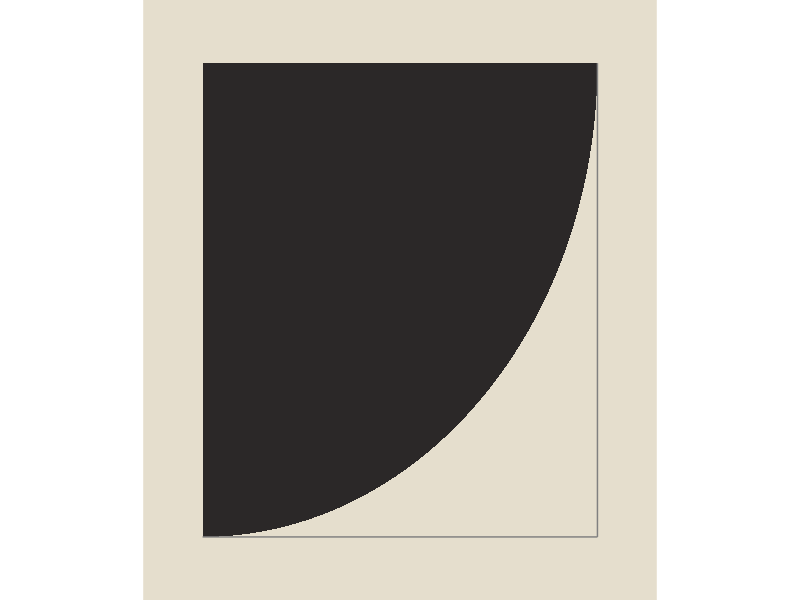

Reproduce this figure in R.
library(ggplot2)
library(ggforce)

# Ellsworth Kelly
# The Mallarmé Suite
# 1991
# https://www.moma.org/collection/works/90695

black <- "#2B2828"
background <- "#E5DECD"
grey <- "#808080"

line <- data.frame(
  x1 = c(0,10),
  y1 = c(-10,-10),
  xend = c(10,10),
  yend = c(-10,0)
)


# The arc
p1 <- ggplot() + 
      geom_arc(aes(x0 = 0, y0 = 0, r = 10, start = pi, end = pi/2))

# Making the polygon with the arc
df_poly1 <- rbind(c(0,0),
                  data.frame(x = ggplot_build(p1)$data[[1]]$x,
                             y = ggplot_build(p1)$data[[1]]$y),
                  c(0,0))

ggplot() + 
  geom_polygon(data = df_poly1, aes(x,y), fill = black) +
  geom_segment(data=line,aes(x=x1,y=y1,xend=xend,yend=yend),color = grey)+
  theme_void() +
  theme(plot.margin=margin(1,1,1,1,"cm")) +
  theme(plot.background = element_rect(fill = background , color = background))+
  coord_fixed(ratio=1.2)



